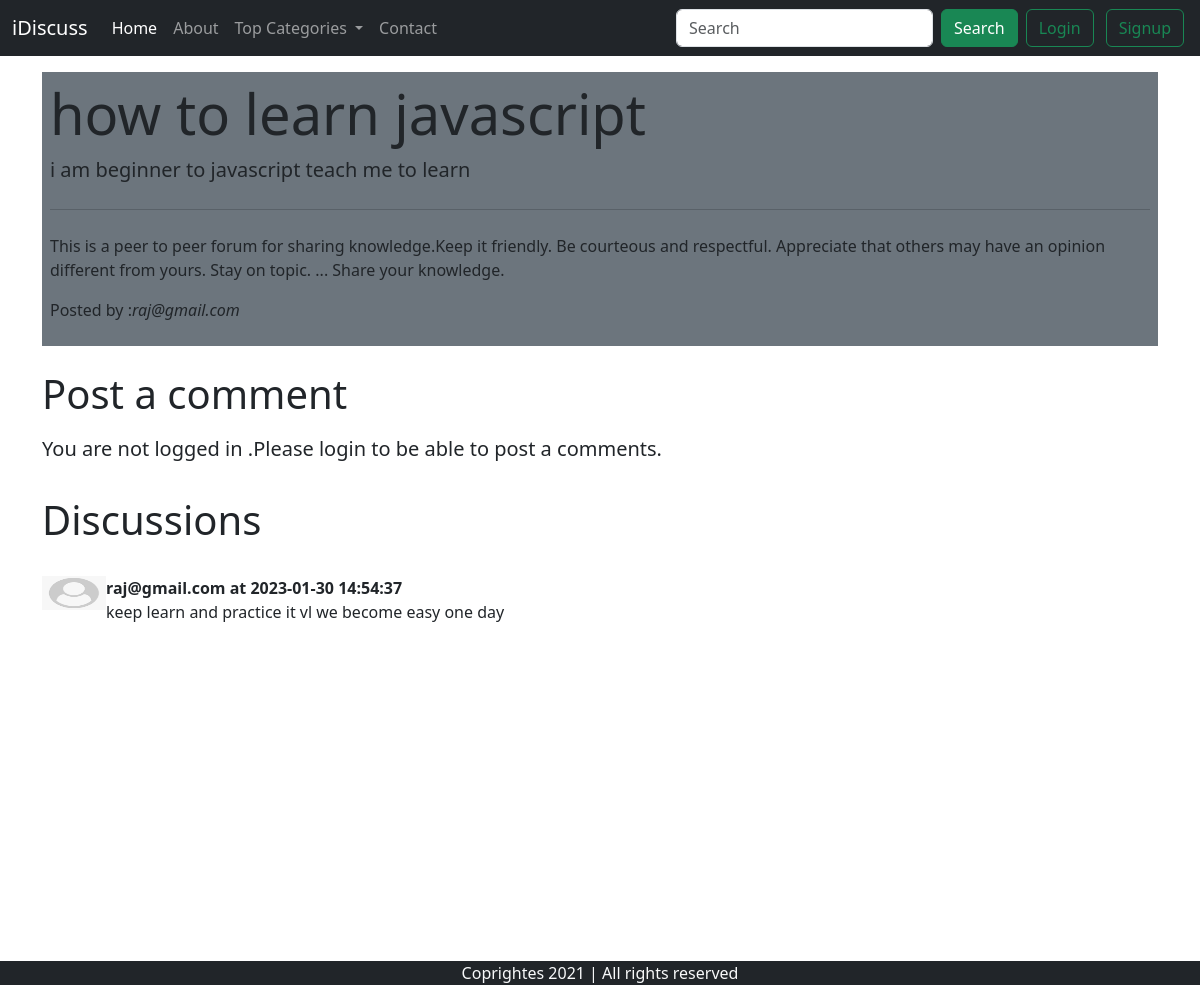
Screenshot of /thread.php?threadid=29 with the database file from the repository.
### tables this page shows
CREATE TABLE `thread` (
  `thread_id` int(7) NOT NULL,
  `thread_title` varchar(255) NOT NULL,
  `thread_description` text NOT NULL,
  `thread_cat_id` int(7) NOT NULL,
  `thread_user_id` int(7) NOT NULL,
  `timestamp` datetime NOT NULL DEFAULT current_timestamp()
);

CREATE TABLE `users` (
  `sno` int(10) NOT NULL,
  `user_email` varchar(30) NOT NULL,
  `user_pass` varchar(255) NOT NULL,
  `timestamp` datetime NOT NULL DEFAULT current_timestamp()
);

CREATE TABLE `comment` (
  `comment_id` int(8) NOT NULL,
  `comment_by` int(8) NOT NULL,
  `comment_content` text NOT NULL,
  `thread_id` int(8) NOT NULL,
  `comment_time` datetime NOT NULL DEFAULT current_timestamp()
);

### thread.php (the view, shortened to what this page needs)
<!doctype html>
<html lang="en">
<head>
    <link href="https://cdn.jsdelivr.net/npm/bootstrap@5.3.0-alpha1/dist/css/bootstrap.min.css" rel="stylesheet"
>
</head>
<body>
    <?php include 'partials/_dbconnect.php';?>
    <?php include 'partials/_header.php';?>
    <?php
      $id=$_GET['threadid'];
      $sql="Select * from thread where thread_id=$id";
      $result=mysqli_query($conn,$sql);
      while($row=mysqli_fetch_assoc($result)){
      $title=$row['thread_title'];
      $desc=$row['thread_description'];
      $thread_user_id=$row['thread_user_id'];
      $sql2="select user_email from users where sno='$thread_user_id'";
      $result2=mysqli_query($conn,$sql2);
      $row2=mysqli_fetch_assoc($result2);
      $posted_by=$row2['user_email'];
    }
    ?>
    <div class="container">
        <div class="jumbotron bg-secondary my-3 py-2 px-2">
            <h1 class="display-4"><?php echo $title; ?> </h1>
            <p class="lead"><?php echo $desc; ?></p>
            <hr class="my-4">
            <p>This is a peer to peer forum for sharing knowledge.Keep it friendly.
Be courteous and respectful. Appreciate that others may have an opinion different from yours.
Stay on topic. ...
Share your knowledge.</p>
            <p class="lead">
                <p>Posted by :<em><?php echo $posted_by;?></em></p>
            </p>
        </div>
    </div>
    <?php
    if(isset($_SESSION['loggedin'])&&$_SESSION['loggedin']=="true"){
        echo '<div class="container">
        <h1 class="py-2">Post a comment</h1>
        <form action="'. $_SERVER['REQUEST_URI'].'" method="post">
            <div class="form-group-3">
                <label for="description" class="form-label">Type your comment</label>
                <textarea class="form-control" id="comment" name="comment" style="height: 100px"></textarea>
                <input type="hidden" name="sno" value="'.$_SESSION['sno'].'">
            </div>
            <button type="submit" class="btn btn-success my-2">Submit</button>
        </form>
    </div>';
    }
    else{
        echo '<div class="container">
        <h1 class="py-2">Post a comment</h1>
                    <p class="lead">You are not logged in .Please login to be able to post a comments.</p>
               </div>';
    }
    ?>
    <div class="container" id="ques">
        <h1 class="py-3">Discussions</h1>
        <?php
      $id=$_GET['threadid'];
      $sql="Select * from comment where thread_id=$id";
      $result=mysqli_query($conn,$sql);
      while($row=mysqli_fetch_assoc($result)){
      $content= $row['comment_content'];
      $comment_time=$row['comment_time'];
      $thread_user_id=$row['comment_by'];
      $sql2="select user_email from users where sno='$thread_user_id'";
      $result2=mysqli_query($conn,$sql2);
      $row2=mysqli_fetch_assoc($result2);
        echo '<div class="media d-flex my-3" >
            <img class="mr-3" src="img/userdefault.png" alt="Generic placeholder image" width="64px" height="34px">
            <div class="media-body">
               <p class="fw-bold my-0">'.$row2['user_email'].' at '.$comment_time.'</p>
                '.$content.'
            </div>
        </div>';
    }
    ?>
    </div>
    <?php include 'partials/_footer.php';?>
</body>
</html>

### thread.php (style rules this page uses)
#ques { min-height: 433px; }

### rows the page displays
thread: thread_title "how to learn javascript", thread_description "i am beginner to javascript teach me to learn"
users: user_email "raj@gmail.com"
comment: users.user_email "raj@gmail.com", comment_time "2023-01-30 14:54:37", comment_content "keep learn and practice it vl we become easy one day"
